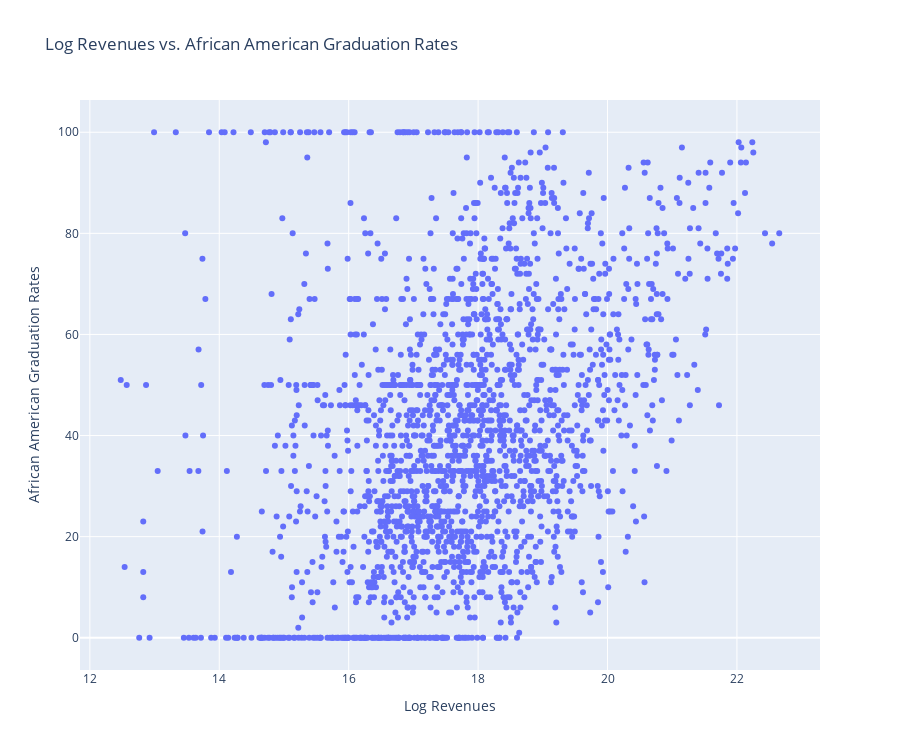

Notebook code cell kept with this figure:
### Markdown cell above
## Log Revenues vs African American Graduation Rates

### Code cell
fig = go.Figure()

fig.add_trace(
    
    go.Scatter(
        x = np.log(X_black["Core_Expenses"]), y = y_black, mode='markers'
    )
)

fig.update_layout(
    height = 750,
    xaxis = {
        "title": "Log Core Expenses"
    },
    yaxis = {
        "title": "African American Graduation Rates"
    },
    title = "Log Core Expenses vs. African American Graduation Rates"
)
fig.show()

### Figure 1 — Plotly figure (JSON) as saved in the notebook; plotly's stock layout.template omitted (floating-point values rounded to 4 significant figures; data arrays with more than 128 entries replaced by an {"elided": "..."} marker saying what was removed)
{"data": [{"mode": "markers", "type": "scatter", "x": {"elided": "2027 float values"}, "y": {"elided": "2027 int values"}}], "layout": {"height": 750, "title": {"text": "Log Revenues vs. African American Graduation Rates"}, "xaxis": {"title": {"text": "Log Revenues"}}, "yaxis": {"title": {"text": "African American Graduation Rates"}}}}
